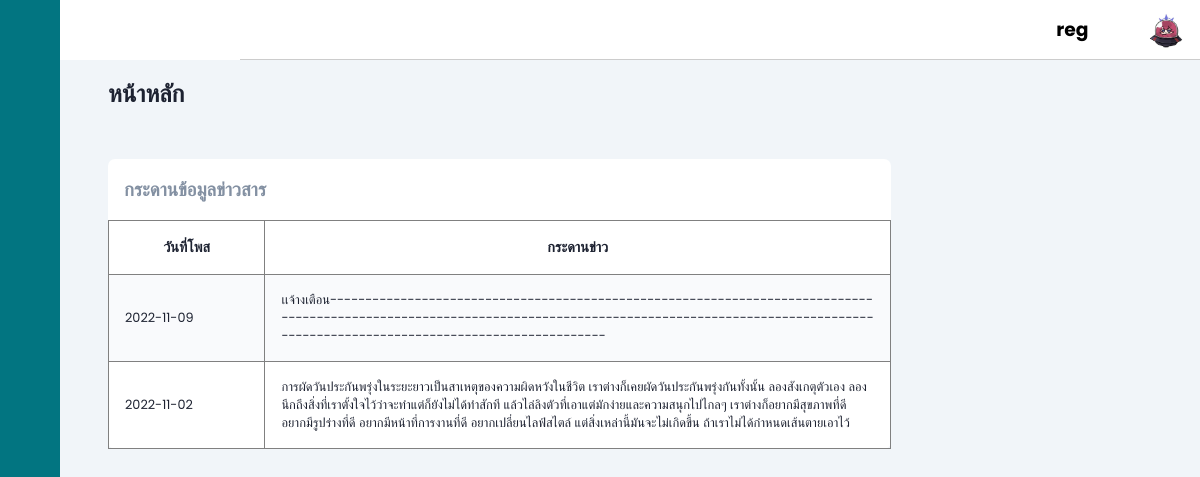
The page /indexM.php (signed in) on the database its author committed.
### tables this page shows
CREATE TABLE `notify` (
  `postid` int(11) NOT NULL,
  `post` text NOT NULL,
  `datepost` date NOT NULL
);

### indexM.php (the view, shortened to what this page needs)
<?php
    include 'headbar.php';
    include 'connect.php';
?>
    <!DOCTYPE html>
    <html lang="en">
    <head>
        <link rel="stylesheet" href="https://cdn.jsdelivr.net/gh/lykmapipo/themify-icons@0.1.2/css/themify-icons.css">
        <link rel="stylesheet" href="style.css">
    </head>
    <body>
    <?php
            $strKeyword = null;
        ?>
            <?php
$sql = "select * from notify where datepost like '%".$strKeyword."%' ";
$query = mysqli_query($con,$sql);
?>
        <div class="main-content">
            <main>
                <h2 class="dash-title">หน้าหลัก</h2>
                <section class="recent">
                    <div class="activity-grid">
                        <div class="activity-card">
                            <h3>กระดานข้อมูลข่าวสาร</h3>
            <div class="table-responsive">
            <table width="700" border="1">
            <tr>
            <th width= "100">วันที่โพส</th>
            <th width= "400">กระดานข่าว</th>
                        <?php
                while($result=mysqli_fetch_array($query,MYSQLI_ASSOC))
                {
                    ?>
                    <tr>
                        <td><?php echo $result["datepost"];?></td>
                        <td><?php echo $result["post"];?></td>
                    </tr>
                    <?php
                  }
              ?>
            </tr>
                            </div>
                        </div>
                    </div>
                </section>
</main>
        </div>
    </body>
    </html>

### style.css (style rules this page uses)
:root { --main-color: #027581; --color-dark: #1D2231; --text-grey: #8390A2; }
* { font-family: 'Poppins', sans-serif; margin: 0; padding: 0; text-decoration: none; list-style-type: none; box-sizing: border-box; }
.main-content { position: relative; margin-left: 240px; transition: margin-left 500ms; }
main { margin-top: 60px; background: #f1f5f9; min-height: 90vh; padding: 1rem 3rem; }
.dash-title { color: var(--color-dark); margin-bottom: 1rem; }
.recent { margin-top: 3rem; margin-bottom: 3rem; }
.activity-grid { display: grid; grid-template-columns: 75% 25%; grid-column-gap: 1.5rem; }
.activity-card, .summary-card, .bday-card { background: #fff; border-radius: 7px; }
.activity-card h3 { color: var(--text-grey); margin: 1rem; }
.activity-card table { width: 100%; border-collapse: collapse; }
th, td { font-size: .9rem; padding: 1rem 1rem; color: var(--color-dark); }
td { font-size: .8rem; }
tbody tr:nth-child(even) { background: #f9fafc; }
.table-responsive { overflow-x: auto; }
@media only screen and (max-width: 1200px) { .main-content { margin-left: 60px; } }

### rows shown on the page
notify: datepost "2022-11-09", post "เเจ้างเตือน---------------------------------------------------------------------------------------------------------------------------------------------------------------------------------------------------------------"
notify: datepost "2022-11-02", post "การผัดวันประกันพรุ่งในระยะยาวเป็นสาเหตุของความผิดหวังในชีวิต เราต่างก็เคยผัดวันประกันพรุ่งกันทั้งนั้น ลองสังเกตุตัวเอง ลองนึกถึงสิ่งที่เราตั้งใจไว้ว่าจะทำแต่ก็ยังไม่ได้ทำสักที แล้วไล่ลิงตัวที่เอาแต่มักง่ายและความสนุกไปไกลๆ เราต่างก็อยากมีสุขภาพที่ดี อยากมีรูปร่างที่ดี อยากมีหน้าที่การงานที่ดี อยากเปลี่ยนไลฟ์สไตล์ แต่สิ่งเหล่านี้มันจะไม่เกิดขึ้น ถ้าเราไม่ได้กำหนดเส้นตายเอาไว้"
